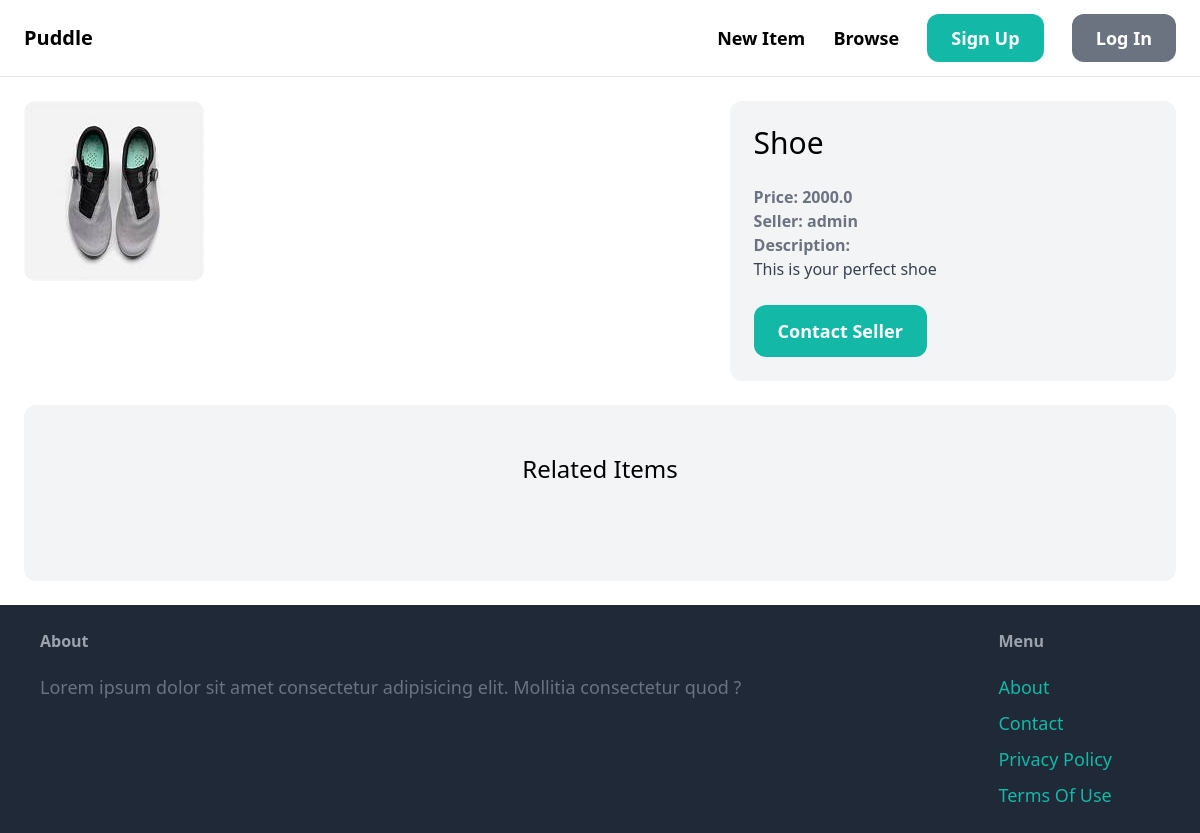
Screenshot of /items/2/ with the database file from the repository.
### item/models.py (models this page shows, shortened)
class Item(models.Model):
    category = models.ForeignKey(Category, related_name="items", on_delete=models.CASCADE)
    name = models.CharField(max_length=255)
    description = models.TextField(blank=True,null=True)
    price = models.FloatField()
    image = models.ImageField(upload_to="item_images",blank=True,null=True)
    is_sold = models.BooleanField(default=False)
    created_by = models.ForeignKey(User, related_name="items", on_delete=models.CASCADE)
    created_at = models.DateTimeField(auto_now_add=True)

### item/views.py (the view)
# urls.py: path('<int:pk>/',views.detail,name= 'detail'),
def detail(request,pk):
    item = get_object_or_404(Item,pk=pk)
    related_items = Item.objects.filter(category = item.category,is_sold= False).exclude(pk=pk)[:3]
    return render(request,'item/detail.html',{
        'item': item ,
        'related_items': related_items
    })

### item/templates/item/detail.html (shortened to what this page needs)
{% extends 'core/base.html'%} {% block title %}{{ item.name }}{%endblock%}
{%block content %}
<div class="grid grid-cols-5 gap-6">
  <div class="col-span-3">
    <img src="{{item.image.url}}" class="rounded-xl" />
  </div>
  <div class="col-span-2 p-6 bg-gray-100 rounded-xl">
    <h1 class="text-3xl mb-6 ">{{item.name}}</h1>
    <p class="text-gray-500"><strong>Price: {{item.price}}</strong></p>
    <p class="text-gray-500"><strong>Seller: {{item.created_by.username}}</strong></p>
    {% if item.description%}
       <p class="text-gray-700">
           <strong class="text-gray-500">Description:</strong><br>
            {{item.description}}
        </p>
    {%endif%}
    {% if request.user == item.created_by%}
        <div class="my-6 bg-white rounded-xl p-6">
            <p>This is your item!</p>
            <a href="{% url 'item:edit' item.id %}" class="inline-block mt-6 px-6 py-3 text-lg bg-teal-600 text-white font-semibold rounded-xl">Edit</a>
            <a href="{% url 'item:delete' item.id %}" class="inline-block mt-6 px-6 py-3 text-lg bg-red-600 text-white font-semibold rounded-xl">Delete</a>
        </div>
    {%else%}
         <a href="{% url 'conversation:new' item.id %}" class="inline-block mt-6 font-semibold text-white px-6 py-3 text-lg bg-teal-500 hover:bg-teal-700 rounded-xl">Contact Seller</a>
    {%endif%}
  </div>
</div>
<div class="mt-6 px-6 py-12 bg-gray-100 rounded-xl ">
    <h2 class="mb-12 text-2xl text-center">Related Items</h2>
  </div>
{%endblock%}

### rows the page displays
Item: image (picture), name "Shoe", price "2000.0", created_by.username "admin", description "This is your perfect shoe"
